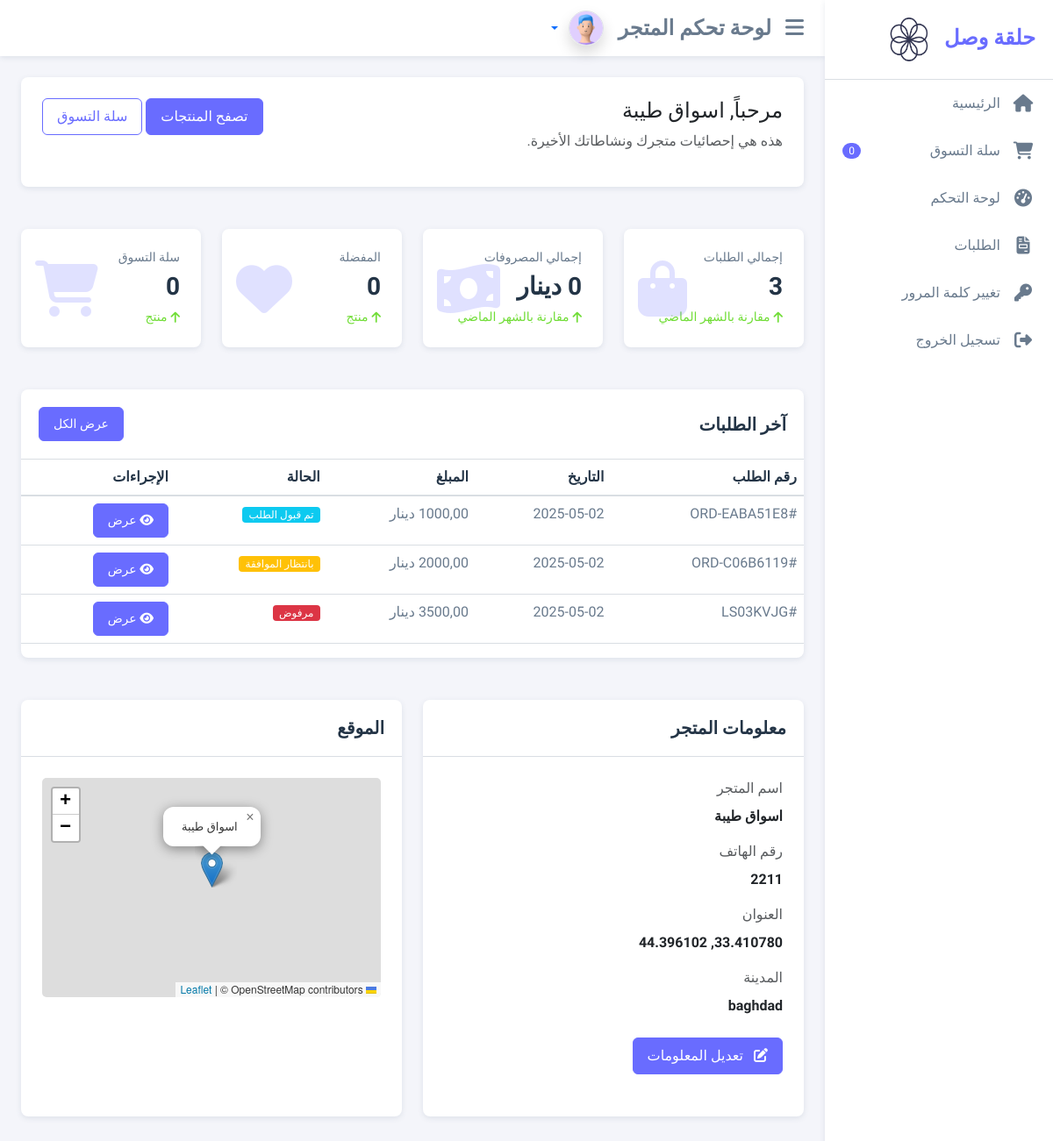
Screenshot of /accounts/customer/dashboard/ (signed in) with the database file from the repository.
### user_accounts/models.py (models this page shows, shortened)
class Customer(models.Model):
    user = models.OneToOneField(settings.AUTH_USER_MODEL, on_delete=models.CASCADE, related_name='customer')
    store_name = models.CharField(max_length=100, verbose_name='اسم المتجر')
    phone = models.CharField(max_length=20, verbose_name='رقم الهاتف')
    address = models.TextField(verbose_name='العنوان')
    city = models.CharField(max_length=100, verbose_name='المدينة')
    country = CountryField(verbose_name='البلد')
    location = models.CharField(max_length=255, blank=True, verbose_name='الموقع')
    created_at = models.DateTimeField(auto_now_add=True, verbose_name='تاريخ الإنشاء')
    updated_at = models.DateTimeField(auto_now=True, verbose_name='تاريخ التحديث')
    is_active = models.BooleanField(default=True, verbose_name='نشط')
    class Meta:
        verbose_name = 'متجر'
        verbose_name_plural = 'المتاجر'
        ordering = ['-created_at']

### order_management/models.py (models this page shows, shortened)
class Order(models.Model):
    STATUS_CHOICES = (
        ('pending', 'بانتظار الموافقة'),
        ('accepted', 'تم قبول الطلب'),
        ('processing', 'قيد التجهيز'),
        ('shipped', 'تم الشحن'),
        ('delivered', 'تم التسليم'),
        ('rejected', 'مرفوض'),
        ('cancelled', 'ملغي'),
    )
    customer = models.ForeignKey(Customer, on_delete=models.CASCADE, related_name='orders', verbose_name='المتجر')
    store_name = models.CharField(_('اسم المتجر'), max_length=255)
    store_location = models.CharField(_('موقع المتجر'), max_length=100)
    store_city = models.CharField(_('مدينة المتجر'), max_length=100)
    store_phone = models.CharField(_('هاتف المتجر'), max_length=20)
    order_number = models.CharField(max_length=20, unique=True, verbose_name='رقم الطلب')
    status = models.CharField(max_length=20, choices=STATUS_CHOICES, default='pending', verbose_name='الحالة')
    notes = models.TextField(blank=True, null=True, verbose_name='ملاحظات')
    subtotal = models.DecimalField(max_digits=10, decimal_places=2, verbose_name='المجموع الفرعي')
    tax = models.DecimalField(max_digits=10, decimal_places=2, verbose_name='الضريبة')
    total = models.DecimalField(max_digits=10, decimal_places=2, verbose_name='المجموع النهائي')
    created_at = models.DateTimeField(auto_now_add=True, verbose_name='تاريخ الإنشاء')
    updated_at = models.DateTimeField(auto_now=True, verbose_name='تاريخ التحديث')
    class Meta:
        verbose_name = 'طلب'
        verbose_name_plural = 'الطلبات'
        ordering = ['-created_at']
    def get_status_display(self):
        return dict(self.STATUS_CHOICES).get(self.status, self.status)
    @property
    def status_color(self):
        status_colors = {
            'pending': 'warning',
            'accepted': 'info',
            'processing': 'primary',
            'shipped': 'info',
            'delivered': 'success',
            'rejected': 'danger',
            'cancelled': 'danger'
        }
        return status_colors.get(self.status, 'secondary')

### user_accounts/views.py (the view)
# urls.py: path('customer/dashboard/', views.customer_dashboard, name='customer_dashboard'),
@login_required
def customer_dashboard(request):
    if not request.user.user_type == 'customer':
        return redirect('home')
    customer = get_object_or_404(Customer, user=request.user)
    orders = Order.objects.filter(customer=customer)
    total_orders = orders.count()
    total_spent = orders.filter(status='delivered').aggregate(
        total=models.Sum('total')
    )['total'] or 0
    recent_orders = orders.order_by('-created_at')[:5]
    context = {
        'customer': customer,
        'total_orders': total_orders,
        'total_spent': total_spent,
        'recent_orders': recent_orders,
        'wishlist_count': 0,  # TODO: Implement wishlist functionality
        'wishlist_products': [],  # TODO: Implement wishlist functionality
    }
    return render(request, 'user_accounts/customer_dashboard_materio.html', context)

### core/context_processors.py (called while the page is built)
def google_maps_api_key(request):
    current_language = get_language() or settings.LANGUAGE_CODE
    return {
        'GOOGLE_MAPS_API_KEY': settings.GOOGLE_MAPS_API_KEY,
        'MAP_TRANSLATIONS': settings.MAP_TRANSLATIONS.get(current_language, settings.MAP_TRANSLATIONS['ar'])
    }

### templates/user_accounts/customer_dashboard_materio.html (shortened to what this page needs)
{% extends 'base_materio.html' %}
{% load static %}
{% load i18n %}
{% block page_title %}
<h4 class="fw-bold py-2 mb-0">{% trans "لوحة تحكم المتجر" %}</h4>
{% endblock %}
{% block content %}
<div class="row">
    <div class="col-12 mb-4">
        <div class="card">
            <div class="card-body">
                <div class="row">
                    <div class="col-md-6 mb-3 mb-md-0">
                        <h4>{% trans "مرحباً" %}, {{ customer.store_name }}</h4>
                        <p class="text-muted">{% trans "هذه هي إحصائيات متجرك ونشاطاتك الأخيرة." %}</p>
                    </div>
                    <div class="col-md-6 text-md-end">
                        <a href="{% url 'product_catalog:product_list' %}" class="btn btn-primary">{% trans "تصفح المنتجات" %}</a>
                        <a href="{% url 'shopping_cart:cart_detail' %}" class="btn btn-outline-primary">{% trans "سلة التسوق" %}</a>
                    </div>
                </div>
            </div>
        </div>
    </div>
</div>
<div class="row">
    <div class="col-md-6 col-lg-3 mb-4">
        <div class="card stats-card">
            <div class="card-body">
                <h5 class="stats-title">{% trans "إجمالي الطلبات" %}</h5>
                <h2 class="stats-amount">{{ total_orders }}</h2>
                <div class="stats-growth positive">
                    <i class="fas fa-arrow-up me-1"></i> {% trans "مقارنة بالشهر الماضي" %}
                </div>
                <div class="stats-icon">
                    <i class="fas fa-shopping-bag"></i>
                </div>
            </div>
        </div>
    </div>
    <div class="col-md-6 col-lg-3 mb-4">
        <div class="card stats-card">
            <div class="card-body">
                <h5 class="stats-title">{% trans "إجمالي المصروفات" %}</h5>
                <h2 class="stats-amount">{{ total_spent }} {% trans "دينار" %}</h2>
                <div class="stats-growth positive">
                    <i class="fas fa-arrow-up me-1"></i> {% trans "مقارنة بالشهر الماضي" %}
                </div>
                <div class="stats-icon">
                    <i class="fas fa-money-bill-wave"></i>
                </div>
            </div>
        </div>
    </div>
    <div class="col-md-6 col-lg-3 mb-4">
        <div class="card stats-card">
            <div class="card-body">
                <h5 class="stats-title">{% trans "المفضلة" %}</h5>
                <h2 class="stats-amount">{{ wishlist_count }}</h2>
                <div class="stats-growth positive">
                    <i class="fas fa-arrow-up me-1"></i> {% trans "منتج" %}
                </div>
                <div class="stats-icon">
                    <i class="fas fa-heart"></i>
                </div>
            </div>
        </div>
    </div>
    <div class="col-md-6 col-lg-3 mb-4">
        <div class="card stats-card">
            <div class="card-body">
                <h5 class="stats-title">{% trans "سلة التسوق" %}</h5>
                <h2 class="stats-amount">{{ request.session.cart|length|default:0 }}</h2>
                <div class="stats-growth positive">
                    <i class="fas fa-arrow-up me-1"></i> {% trans "منتج" %}
                </div>
                <div class="stats-icon">
                    <i class="fas fa-shopping-cart"></i>
                </div>
            </div>
        </div>
    </div>
</div>
<div class="row">
    <div class="col-12 mb-4">
        <div class="card">
            <div class="card-header d-flex justify-content-between align-items-center">
                <h5 class="mb-0">{% trans "آخر الطلبات" %}</h5>
                <a href="{% url 'order_management:order_list' %}" class="btn btn-primary btn-sm">{% trans "عرض الكل" %}</a>
            </div>
            <div class="table-responsive">
                <table class="table table-hover">
                    <thead>
                        <tr>
                            <th>{% trans "رقم الطلب" %}</th>
                            <th>{% trans "التاريخ" %}</th>
                            <th>{% trans "المبلغ" %}</th>
                            <th>{% trans "الحالة" %}</th>
                            <th>{% trans "الإجراءات" %}</th>
                        </tr>
                    </thead>
                    <tbody>
                        {% for order in recent_orders %}
                        <tr>
                            <td>#{{ order.order_number }}</td>
                            <td>{{ order.created_at|date:"Y-m-d" }}</td>
                            <td>{{ order.total }} {% trans "دينار" %}</td>
                            <td>
                                <span class="badge bg-{{ order.status_color }}">
                                    {{ order.get_status_display }}
                                </span>
                            </td>
                            <td>
                                <div class="d-flex">
                                    <button class="btn btn-sm btn-primary me-2" onclick="viewOrderDetails({{ order.id }})">
                                        <i class="fas fa-eye"></i> {% trans "عرض" %}
                                    </button>
                                </div>
                            </td>
                        </tr>
                        {% empty %}
                        <tr>
                            <td colspan="5" class="text-center">{% trans "لا توجد طلبات حتى الآن" %}</td>
                        </tr>
                        {% endfor %}
                    </tbody>
                </table>
            </div>
        </div>
    </div>
</div>
<div class="row">
    <div class="col-md-6 mb-4">
        <div class="card h-100">
            <div class="card-header">
                <h5 class="mb-0">{% trans "معلومات المتجر" %}</h5>
            </div>
            <div class="card-body">
                <div class="mb-3">
                    <label class="form-label text-muted">{% trans "اسم المتجر" %}</label>
                    <p class="fw-bold">{{ customer.store_name }}</p>
                </div>
                <div class="mb-3">
                    <label class="form-label text-muted">{% trans "رقم الهاتف" %}</label>
                    <p class="fw-bold">{{ customer.phone }}</p>
                </div>
                <div class="mb-3">
                    <label class="form-label text-muted">{% trans "العنوان" %}</label>
                    <p class="fw-bold">{{ customer.address }}</p>
                </div>
                <div class="mb-3">
                    <label class="form-label text-muted">{% trans "المدينة" %}</label>
                    <p class="fw-bold">{{ customer.city }}</p>
                </div>
                <div class="mt-4">
                    <a href="{% url 'user_accounts:customer_profile_update' %}" class="btn btn-primary">
                        <i class="fas fa-edit me-2"></i> {% trans "تعديل المعلومات" %}
                    </a>
                </div>
            </div>
        </div>
    </div>
    <div class="col-md-6 mb-4">
        <div class="card h-100">
            <div class="card-header">
                <h5 class="mb-0">{% trans "الموقع" %}</h5>
            </div>
            <div class="card-body">
                <div id="map" style="height: 250px; border-radius: 5px;"></div>
            </div>
        </div>
    </div>
</div>
{% endblock %}
{% block extra_js %}
<link rel="stylesheet" href="https://unpkg.com/leaflet@1.7.1/dist/leaflet.css" />
{% endblock %}

### static/css/materio.css (style rules this page uses)
:root { --primary: #696cff; --secondary: #8592a3; --success: #71dd37; --info: #03c3ec; --warning: #ffab00; --danger: #ff3e1d; --dark: #233446; --gray: #697a8d; --light-gray: #a1acb8; --border-color: #d9dee3; --background: #f5f5f9; --body-bg: #f4f5fa; --card-bg: #ffffff; --menu-bg: #ffffff; --menu-active: #f5f5ff; --menu-active-color: var(--primary); --shadow-color: rgba(67, 89, 113, 0.12); }
body { font-family: 'Tajawal', sans-serif; direction: rtl; text-align: right; background-color: var(--body-bg); color: var(--gray); margin: 0; padding: 0; }
.card { background-color: var(--card-bg); border-radius: 0.5rem; border: none; box-shadow: 0 2px 6px 0 var(--shadow-color); margin-bottom: 1.5rem; }
.card-header { background-color: transparent; border-bottom: 1px solid var(--border-color); padding: 1.25rem; }
.card-header h4, .card-header h5 { margin: 0; color: var(--dark); font-weight: 600; }
.card-body { padding: 1.5rem; }
.btn { border-radius: 0.375rem; padding: 0.5rem 1rem; font-weight: 500; transition: all 0.2s; }
.btn-primary { background-color: var(--primary); border-color: var(--primary); color: white; }
.btn-outline-primary { color: var(--primary); border-color: var(--primary); }
.form-label { font-weight: 500; color: var(--dark); margin-bottom: 0.5rem; }
.table thead th { border-bottom: 2px solid var(--border-color); color: var(--dark); font-weight: 600; }
.table tbody td { border-bottom: 1px solid var(--border-color); color: var(--gray); }
.badge { font-size: 0.75rem; font-weight: 500; padding: 0.25em 0.6em; border-radius: 0.25rem; }
.stats-card { position: relative; overflow: hidden; }
.stats-card .stats-icon { position: absolute; bottom: 1rem; left: 1rem; font-size: 4rem; opacity: 0.2; color: var(--primary); }
.stats-card .stats-amount { font-size: 1.75rem; font-weight: 600; color: var(--dark); }
.stats-card .stats-title { color: var(--gray); font-size: 0.875rem; }
.stats-card .stats-growth { display: flex; align-items: center; margin-top: 0.5rem; font-size: 0.875rem; }
.stats-card .stats-growth.positive { color: var(--success); }

### rows the page displays
Customer: store_name "اسواق طيبة", phone "2211", address "33.410780, 44.396102", city "baghdad"
Order: order_number "ORD-EABA51E8", created_at "2025-05-02", status "تم قبول الطلب"
Order: order_number "ORD-C06B6119", created_at "2025-05-02", status "بانتظار الموافقة"
Order: order_number "LS03KVJG", created_at "2025-05-02", status "مرفوض"

### other values shown
{{ request.session.cart|length|default:0 }} "0"
{{ total_orders }} "3"
{{ total_spent }} "0"
{{ wishlist_count }} "0"
